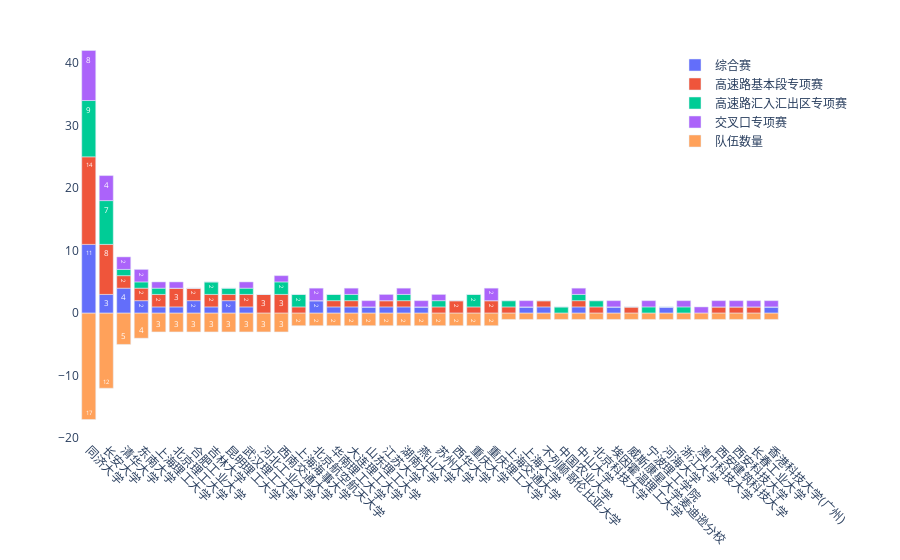

The notebook cell this image was saved under:
### Markdown cell above
#### 高校报名分布情况
> 输出文件：`高校报名分布情况.html`

### Code cell
import plotly
import plotly.graph_objects as go
import pandas as pd

users = []
user_columns = database._get_col_name('user')
script = f"SELECT participantId, competitionId FROM entry WHERE competitionId in ({','.join(COMPETITIONS)})"
for participantId, competitionId in database._db_fetch(script):
    user = database._get_value(table='user', field='*', logic='AND', userId=participantId)
    user = dict(zip(user_columns, user[0]))
    user['competitionId'] = competitionId
    users.append(user)
part_info = pd.DataFrame(users)

competition_map = dict(zip(COMPETITIONS, [database._get_value(table='competition', field='competitionName', logic='AND', competitionId=competitionId)[0][0] for competitionId in COMPETITIONS]))
school_info = {}
for school, school_rows in part_info.groupby('school'):
    if school not in ['1-IDM', '2-Lattice']:
        school_info[school] = dict(zip(competition_map.values(), [[]]*len(COMPETITIONS)))
        school_info[school]['全赛道'] = school_rows['supervisorName'].unique().tolist()
        for competitionId, competition_rows in school_rows.groupby('competitionId'):
            school_info[school][competition_map[competitionId]] = competition_rows['supervisorName'].unique().tolist()

fig = go.Figure()
school_names = list(school_info.keys())
competition_names = list(school_info[school_names[0]].keys())
for name in competition_names:
    y = []
    text = []
    if name != '全赛道':
        for k, v in school_info.items():
            y.append(len(v[name]))
            text.append(','.join(v[name]))
        fig.add_trace(go.Bar(x=school_names, y=y, name=name[19:-1], text=text, 
                                texttemplate=y,
                                textposition="inside",
                                textfont_color="white",
                                textfont_size=8,
                                ))
    else:
        for k, v in school_info.items():
            y.append(-len(v[name]))
            text.append(','.join(v[name]))
        fig.add_trace(go.Bar(x=school_names, y=y, name='队伍数量', text=text, 
                                texttemplate=[-i for i in y],
                                textposition="inside",
                                textfont_color="white",
                                textfont_size=8,
                            ))   
fig.update_layout(barmode='relative', 
                xaxis={'categoryorder':'min ascending', 'tickangle':45, 'showgrid':True},
                legend=dict(
                                x=0.85,
                                y=0.95,
                                bgcolor='rgba(255, 255, 255, 0)',
                                bordercolor='rgba(255, 255, 255, 0)',
                                # font=dict(size=16), 
                            ),
                plot_bgcolor='rgba(0,0,0,0)',
                # width=2000,
                # height=1400,
                margin=dict(l=80, r=120, t=30, b=120)
                )
fig.show()
# fig.write_image("./analyze_result/school_info.svg", engine="kaleido")
plotly.offline.plot(fig, filename='./result/html/高校报名分布情况.html')

### Figure 1 — Plotly figure (JSON) as saved in the notebook; plotly's stock layout.template omitted (floating-point values rounded to 4 significant figures)
{"data": [{"name": "综合赛", "text": ["", "袁腾飞", "", "赵靖", "Adam", "庄伟超,李大韦", "", "黄玮", "王震坡", "", "王章宇,鲁光泉", "赵克刚", "张良,黄鹤", "陈永恒", "涂辉招,秦国阳,梁皓阳,杭鹏,孙剑,吴志周,田野,吴光强,倪颖,冷搏,靳文瑞", "Melvin Wong", "赵", "", "", "王鹏伟", "戢晓峰,沈世全", "裴晓飞", "王海", "", "单肖年", "", "李深,许庆,李克强,李浩然", "秦晓辉", "", "李梦林", "", "", "", "", "", "", "", "杨澜,蔡锷,汤宏博", "", "马骏"], "textfont": {"color": "white", "size": 8}, "textposition": "inside", "texttemplate": ["0", "1", "0", "1", "1", "2", "0", "1", "1", "0", "2", "1", "2", "1", "11", "1", "1", "0", "0", "1", "2", "1", "1", "0", "1", "0", "4", "1", "0", "1", "0", "0", "0", "0", "0", "0", "0", "3", "0", "1"], "type": "bar", "x": ["上海交通大学", "上海大学", "上海海事大学", "上海理工大学", "不列颠哥伦比亚大学", "东南大学", "中国农业大学", "中山大学", "北京理工大学", "北京科技大学", "北京航空航天大学", "华南理工大学", "合肥工业大学", "吉林大学", "同济大学", "埃因霍温理工大学", "大连理工大学", "威斯康星大学麦迪逊分校", "宁波理工学院 ", "山东理工大学", "昆明理工大学", "武汉理工大学", "江苏大学", "河北工业大学", "河海大学", "浙江大学", "清华大学", "湖南大学", "澳门科技大学", "燕山大学", "苏州大学", "西华大学", "西南交通大学", "西安建筑科技大学", "西安科技大学", "重庆大学", "重庆理工大学", "长安大学", "长春工业大学", "香港科技大学(广州)"], "y": [0, 1, 0, 1, 1, 2, 0, 1, 1, 0, 2, 1, 2, 1, 11, 1, 1, 0, 0, 1, 2, 1, 1, 0, 1, 0, 4, 1, 0, 1, 0, 0, 0, 0, 0, 0, 0, 3, 0, 1]}, {"name": "高速路基本段专项赛", "text": ["胡川", "", "陈信强", "章程,陈浩", "Adam", "曲栩,沈永俊", "", "黄玮", "王震坡,王伟达,吕超", "顾青", "", "赵克刚", "张良,袁凯", "韩嘉懿,陈志成", "涂辉招,岳李圣飒,秦国阳,杭鹏,田野,孙剑,吴志周,吴光强,倪颖,方守恩,冷搏,骆晓,熊璐,黄岩军", "", "赵", "冉斌", "", "", "秦雅琴", "贺宜,宋力", "唐斌", "武春龙,刘晓昂,王刚", "", "", "李克强,曹东璞", "秦晓辉", "", "", "王翔", "邓鹏毅,黎青松", "郑芳芳,蒋阳升,姚志洪", "李晓伟", "赵栓峰", "李国法", "胡博,宋洁", "马峻岩,王润民,杨澜,李良敏,闵海根,辛琪,房建武,汤宏博", "李绍松", ""], "textfont": {"color": "white", "size": 8}, "textposition": "inside", "texttemplate": ["1", "0", "1", "2", "1", "2", "0", "1", "3", "1", "0", "1", "2", "2", "14", "0", "1", "1", "0", "0", "1", "2", "1", "3", "0", "0", "2", "1", "0", "0", "1", "2", "3", "1", "1", "1", "2", "8", "1", "0"], "type": "bar", "x": ["上海交通大学", "上海大学", "上海海事大学", "上海理工大学", "不列颠哥伦比亚大学", "东南大学", "中国农业大学", "中山大学", "北京理工大学", "北京科技大学", "北京航空航天大学", "华南理工大学", "合肥工业大学", "吉林大学", "同济大学", "埃因霍温理工大学", "大连理工大学", "威斯康星大学麦迪逊分校", "宁波理工学院 ", "山东理工大学", "昆明理工大学", "武汉理工大学", "江苏大学", "河北工业大学", "河海大学", "浙江大学", "清华大学", "湖南大学", "澳门科技大学", "燕山大学", "苏州大学", "西华大学", "西南交通大学", "西安建筑科技大学", "西安科技大学", "重庆大学", "重庆理工大学", "长安大学", "长春工业大学", "香港科技大学(广州)"], "y": [1, 0, 1, 2, 1, 2, 0, 1, 3, 1, 0, 1, 2, 2, 14, 0, 1, 1, 0, 0, 1, 2, 1, 3, 0, 0, 2, 1, 0, 0, 1, 2, 3, 1, 1, 1, 2, 8, 1, 0]}, {"name": "高速路汇入汇出区专项赛", "text": ["胡川", "", "陈信强,翁金贤", "章程", "", "李大韦", "孔伟伟", "黄玮", "", "顾青", "", "裴明阳", "", "韩嘉懿,陈志成", "岳李圣飒,秦国阳,杭鹏,孙剑,田野,倪颖,柴晨,黄岩军,涂辉招", "", "姚宝珍", "", "周继彪", "", "秦雅琴", "贺宜", "", "", "", "李道飞", "李浩然", "刘晨辉", "", "", "王翔", "", "郑芳芳,姚志洪", "", "", "李国法,刘丛志", "", "马峻岩,韩毅,蔡锷,赵祥模,闵海根,辛琪,景首才", "", ""], "textfont": {"color": "white", "size": 8}, "textposition": "inside", "texttemplate": ["1", "0", "2", "1", "0", "1", "1", "1", "0", "1", "0", "1", "0", "2", "9", "0", "1", "0", "1", "0", "1", "1", "0", "0", "0", "1", "1", "1", "0", "0", "1", "0", "2", "0", "0", "2", "0", "7", "0", "0"], "type": "bar", "x": ["上海交通大学", "上海大学", "上海海事大学", "上海理工大学", "不列颠哥伦比亚大学", "东南大学", "中国农业大学", "中山大学", "北京理工大学", "北京科技大学", "北京航空航天大学", "华南理工大学", "合肥工业大学", "吉林大学", "同济大学", "埃因霍温理工大学", "大连理工大学", "威斯康星大学麦迪逊分校", "宁波理工学院 ", "山东理工大学", "昆明理工大学", "武汉理工大学", "江苏大学", "河北工业大学", "河海大学", "浙江大学", "清华大学", "湖南大学", "澳门科技大学", "燕山大学", "苏州大学", "西华大学", "西南交通大学", "西安建筑科技大学", "西安科技大学", "重庆大学", "重庆理工大学", "长安大学", "长春工业大学", "香港科技大学(广州)"], "y": [1, 0, 2, 1, 0, 1, 1, 1, 0, 1, 0, 1, 0, 2, 9, 0, 1, 0, 1, 0, 1, 1, 0, 0, 0, 1, 1, 1, 0, 0, 1, 0, 2, 0, 0, 2, 0, 7, 0, 0]}, {"name": "交叉口专项赛", "text": ["", "袁腾飞", "", "赵靖", "", "庄伟超,沈永俊", "", "黄玮", "吕超", "", "王章宇,鲁光泉", "", "", "", "秦国阳,梁皓阳,杭鹏,田野,孙剑,倪颖,骆晓,熊璐", "Melvin Wong", "姚宝珍", "", "周继彪", "王老师", "", "裴晓飞", "王海", "", "", "李道飞", "李深,许庆", "刘晨辉", "王飞跃", "刘丛志", "金辉", "", "姚志洪", "李晓伟", "赵栓峰", "", "胡博,宋洁", "王润民,韩毅,李良敏,辛琪", "李绍松", "马骏"], "textfont": {"color": "white", "size": 8}, "textposition": "inside", "texttemplate": ["0", "1", "0", "1", "0", "2", "0", "1", "1", "0", "2", "0", "0", "0", "8", "1", "1", "0", "1", "1", "0", "1", "1", "0", "0", "1", "2", "1", "1", "1", "1", "0", "1", "1", "1", "0", "2", "4", "1", "1"], "type": "bar", "x": ["上海交通大学", "上海大学", "上海海事大学", "上海理工大学", "不列颠哥伦比亚大学", "东南大学", "中国农业大学", "中山大学", "北京理工大学", "北京科技大学", "北京航空航天大学", "华南理工大学", "合肥工业大学", "吉林大学", "同济大学", "埃因霍温理工大学", "大连理工大学", "威斯康星大学麦迪逊分校", "宁波理工学院 ", "山东理工大学", "昆明理工大学", "武汉理工大学", "江苏大学", "河北工业大学", "河海大学", "浙江大学", "清华大学", "湖南大学", "澳门科技大学", "燕山大学", "苏州大学", "西华大学", "西南交通大学", "西安建筑科技大学", "西安科技大学", "重庆大学", "重庆理工大学", "长安大学", "长春工业大学", "香港科技大学(广州)"], "y": [0, 1, 0, 1, 0, 2, 0, 1, 1, 0, 2, 0, 0, 0, 8, 1, 1, 0, 1, 1, 0, 1, 1, 0, 0, 1, 2, 1, 1, 1, 1, 0, 1, 1, 1, 0, 2, 4, 1, 1]}, {"name": "队伍数量", "text": ["胡川", "袁腾飞", "陈信强,翁金贤", "章程,赵靖,陈浩", "Adam", "庄伟超,曲栩,李大韦,沈永俊", "孔伟伟", "黄玮", "王震坡,王伟达,吕超", "顾青", "王章宇,鲁光泉", "赵克刚,裴明阳", "张良,袁凯,黄鹤", "陈永恒,韩嘉懿,陈志成", "涂辉招,岳李圣飒,秦国阳,梁皓阳,杭鹏,田野,孙剑,吴志周,吴光强,倪颖,方守恩,柴晨,冷搏,靳文瑞,骆晓,熊璐,黄岩军", "Melvin Wong", "赵,姚宝珍", "冉斌", "周继彪", "王鹏伟,王老师", "戢晓峰,沈世全,秦雅琴", "裴晓飞,贺宜,宋力", "唐斌,王海", "武春龙,刘晓昂,王刚", "单肖年", "李道飞", "李深,许庆,李克强,曹东璞,李浩然", "刘晨辉,秦晓辉", "王飞跃", "李梦林,刘丛志", "王翔,金辉", "邓鹏毅,黎青松", "郑芳芳,蒋阳升,姚志洪", "李晓伟", "赵栓峰", "李国法,刘丛志", "胡博,宋洁", "马峻岩,王润民,杨澜,韩毅,蔡锷,李良敏,赵祥模,闵海根,辛琪,房建武,景首才,汤宏博", "李绍松", "马骏"], "textfont": {"color": "white", "size": 8}, "textposition": "inside", "texttemplate": ["1", "1", "2", "3", "1", "4", "1", "1", "3", "1", "2", "2", "3", "3", "17", "1", "2", "1", "1", "2", "3", "3", "2", "3", "1", "1", "5", "2", "1", "2", "2", "2", "3", "1", "1", "2", "2", "12", "1", "1"], "type": "bar", "x": ["上海交通大学", "上海大学", "上海海事大学", "上海理工大学", "不列颠哥伦比亚大学", "东南大学", "中国农业大学", "中山大学", "北京理工大学", "北京科技大学", "北京航空航天大学", "华南理工大学", "合肥工业大学", "吉林大学", "同济大学", "埃因霍温理工大学", "大连理工大学", "威斯康星大学麦迪逊分校", "宁波理工学院 ", "山东理工大学", "昆明理工大学", "武汉理工大学", "江苏大学", "河北工业大学", "河海大学", "浙江大学", "清华大学", "湖南大学", "澳门科技大学", "燕山大学", "苏州大学", "西华大学", "西南交通大学", "西安建筑科技大学", "西安科技大学", "重庆大学", "重庆理工大学", "长安大学", "长春工业大学", "香港科技大学(广州)"], "y": [-1, -1, -2, -3, -1, -4, -1, -1, -3, -1, -2, -2, -3, -3, -17, -1, -2, -1, -1, -2, -3, -3, -2, -3, -1, -1, -5, -2, -1, -2, -2, -2, -3, -1, -1, -2, -2, -12, -1, -1]}], "layout": {"barmode": "relative", "legend": {"bgcolor": "rgba(255, 255, 255, 0)", "bordercolor": "rgba(255, 255, 255, 0)", "x": 0.85, "y": 0.95}, "margin": {"b": 120, "l": 80, "r": 120, "t": 30}, "plot_bgcolor": "rgba(0,0,0,0)", "xaxis": {"categoryorder": "min ascending", "showgrid": true, "tickangle": 45}}}
